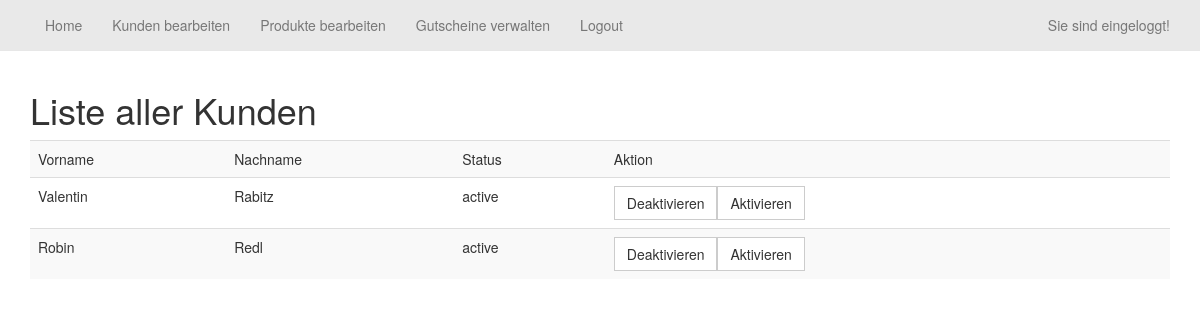
/index.php?page=customerinfo (signed in), run on the app's committed database.
### tables this page shows
CREATE TABLE `users` (
  `id` int(32) NOT NULL,
  `anrede` varchar(32) NOT NULL,
  `vorname` varchar(32) NOT NULL,
  `nachname` varchar(32) NOT NULL,
  `strasse` varchar(32) NOT NULL,
  `plz` int(32) NOT NULL,
  `ort` varchar(32) NOT NULL,
  `mail` varchar(32) NOT NULL,
  `username` varchar(32) NOT NULL,
  `passwd` varchar(32) NOT NULL,
  `state` varchar(32) NOT NULL
);

### sites/Customerinfo.php (the view, shortened to what this page needs)
<div class="container">
    <h1>Liste aller Kunden</h1>
    <?php
    if ($dbconn->connect_error) {
        die("Connection failed: " . $conn->connect_error);
    } else {
        $sql = "select * from users order by nachname";
        $result = $dbconn->query($sql);
        echo "<table class='table table-striped'>";
        echo "<tr>";
        echo "<td>Vorname</td>";
        echo "<td>Nachname</td>";
        echo "<td>Status</td>";
        echo "<td>Aktion</td>";
        while ($row = $result->fetch_object()) {
            if ($row->id > 1) {
                echo "<tr>";
                echo "<td>$row->vorname</td>";
                echo "<td>$row->nachname</td>";
                echo "<td>$row->state</td>";
                echo '<td><a class="btn btn-default" href="ChangeStateCustomer.php?action=deactivate&id=' . $row->id . '">Deaktivieren</a><a class="btn btn-default" href="ChangeStateCustomer.php?action=activate&id=' . $row->id . '">Aktivieren</a></td>';
            }
        }
        echo "</table>";
    }
    ?>
</div>

### css/style.css (style rules this page uses)
body { padding-top: 70px; }
.btn { border-radius: 0px; }

### data on the page
users: vorname "Valentin", nachname "Rabitz", state "active"
users: vorname "Robin", nachname "Redl", state "active"

### other printed values
$zeile->home "Home"
$zeile->kunden "Kunden bearbeiten"
$zeile->produkt "Produkte bearbeiten"
$zeile->gutschein "Gutscheine verwalten"
$zeile->logout "Logout"
